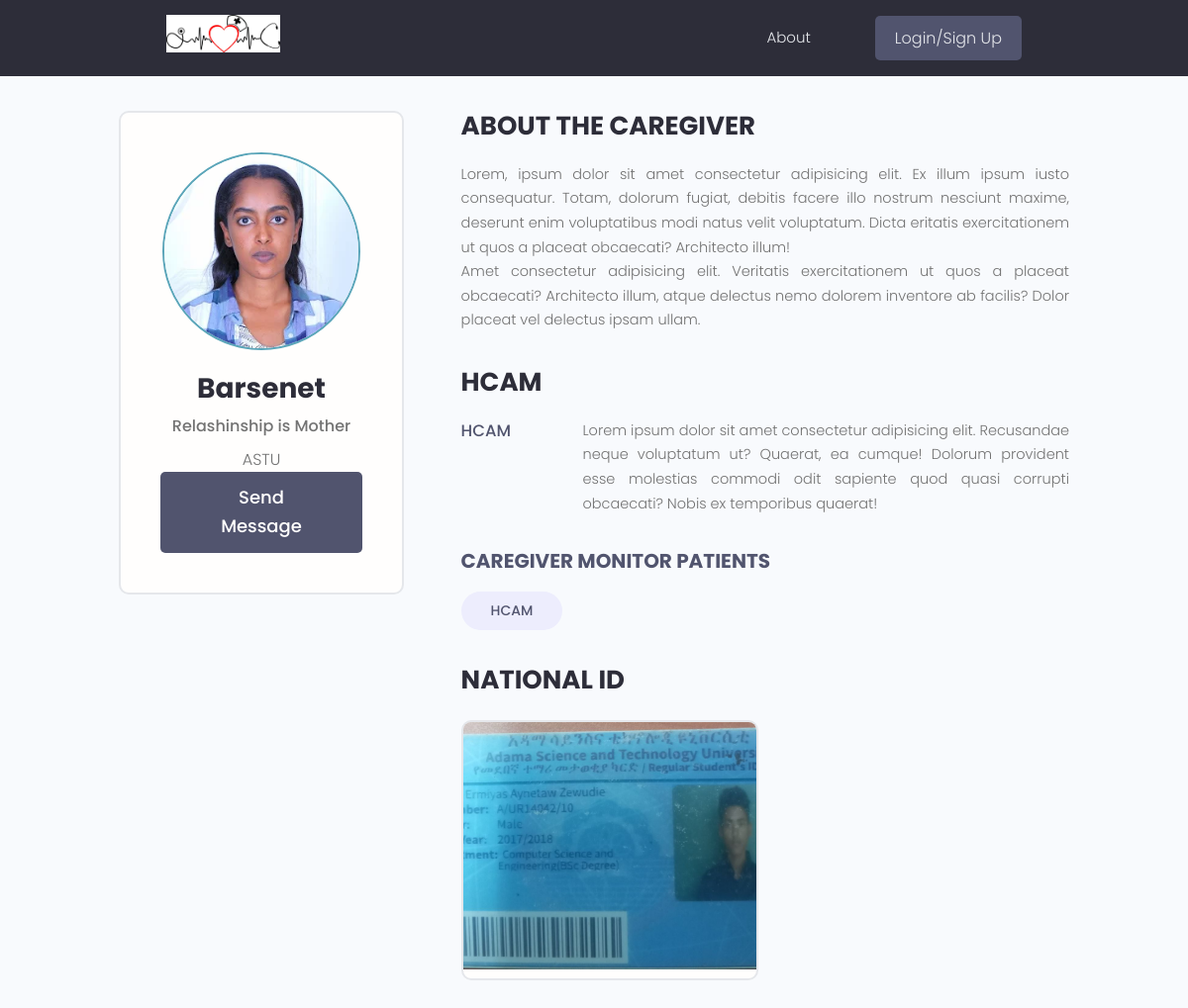
Page /users/single-caregiver/4764e65c2988467ca6d0db6204db3cb0/ on the committed database.
### users/models.py (models this page shows, shortened)
class Caregiver(models.Model):
    user = models.OneToOneField(UserAccount, null=True, blank=True, on_delete=models.CASCADE)
    first_name = models.CharField(max_length=100, null=True, blank=True)
    middle_name = models.CharField(max_length=100, null=True, blank=True)
    last_name = models.CharField(max_length=100, null=True, blank=True)
    email = models.EmailField(max_length=150, null=True, blank=True)
    username = models.CharField(max_length=100, null=True, blank=True)
    location = models.CharField(max_length=100, null=True, blank=True)
    national_id = models.ImageField(null=True, blank=True, default='national.jpg')
    relation_ship = models.CharField(max_length=100, null=True, blank=True)
    profile_image = models.ImageField(null=True, blank=True, default='default.jpg')
    created = models.DateTimeField(auto_now_add=True)
    id = models.UUIDField(default=uuid.uuid4, unique=True, primary_key=True, editable=False)

### users/views.py (the view)
# urls.py: path('single-caregiver/<str:pk>/', views.singleCaregiver, name = 'single-caregiver'),
def singleCaregiver(request, pk):
    singleCaregiverObj = Caregiver.objects.get(id=pk)
    context = {'singleCaregiverObj': singleCaregiverObj}
    return render(request, 'users/single-caregiver.html', context)

### users/templates/users/single-caregiver.html
{% extends 'main.html' %}
{% block content %}
{% include 'patientnav.html' %}
<main class="profile my-md">
    <div class="container">
      <div class="layout">
        <div class="column column--1of3">
          <div class="card text-center">
            <div class="card__body dev">
              <img class="avatar avatar--xl" src="{{singleCaregiverObj.profile_image.url}}" />
              <h2 class="dev__name">{{singleCaregiverObj.first_name}}</h2>
              <p class="dev__title">Relashinship is {{singleCaregiverObj.relation_ship}}</p>
              <p class="dev__location">{{singleCaregiverObj.location}}</p>
              <a href="#" class="btn btn--sub btn--lg">Send Message </a>
            </div>
          </div>
        </div>
        <div class="column column--2of3">
          <div class="devInfo">
            <h3 class="devInfo__title">About The Caregiver</h3>
            <p class="devInfo__about">
              Lorem, ipsum dolor sit amet consectetur adipisicing elit. Ex illum ipsum iusto consequatur. Totam,
              dolorum fugiat, debitis facere illo nostrum nesciunt maxime, deserunt enim voluptatibus modi natus velit
              voluptatum. Dicta eritatis exercitationem ut quos a placeat obcaecati? Architecto illum!
              <br />
              Amet consectetur adipisicing elit. Veritatis exercitationem ut quos a placeat obcaecati? Architecto
              illum, atque delectus nemo dolorem inventore ab facilis? Dolor placeat vel delectus ipsam ullam.
            </p>
          </div>
          <div class="devInfo">
            <h3 class="devInfo__title">HCAM</h3>
            <div class="devInfo__skills">
              <div class="devSkill">
                <h4 class="devSkill__title">HCAM</h4>
                <p class="devSkill__info">
                  Lorem ipsum dolor sit amet consectetur adipisicing elit. Recusandae neque voluptatum ut? Quaerat, ea
                  cumque! Dolorum provident esse molestias commodi odit sapiente quod quasi corrupti obcaecati? Nobis
                  ex temporibus quaerat!
                </p>
              </div>
              <h3 class="devInfo__subtitle">Caregiver Monitor Patients</h3>
              <div class="devInfo__otherSkills">
                <span class="tag tag--pill tag--sub tag--lg">
                  <small>HCAM</small>
                </span>
              </div>
            </div>
          </div>
          <div class="devInfo">
            <h3 class="devInfo__title">National Id</h3>
            <div class="grid grid--two">
              <div class="column">
                <div class="card project">
                  <a href="single-project.html" class="project">
                    <img class="project__thumbnail" src="{{singleCaregiverObj.national_id.url}}" alt="caregiver national id" />
                  </a>
                </div>
              </div>
            </div>
          </div>
        </div>
      </div>
    </div>
  </main>
{% endblock %}

### static/styles/app.css (style rules this page uses)
:root { --color-sub: #2d2d39; }
.btn--sub { background-color: var(--color-sub-light); }
.card { border: 2px solid var(--color-light); }
img { width: 100%; }
.profile .card > .dev { padding: 4rem; }
.dev__name { color: var(--color-sub); font-size: 2.8rem; font-weight: 700; margin-top: 1rem; margin-bottom: 0.5rem; }
.dev__title { font-size: 1.6rem; font-weight: 500; line-height: 1.3; }
.dev__location { margin-top: 1rem; }
.devInfo { margin-bottom: 3rem; }
.devInfo__title, .devInfo__subtitle { font-size: 2.6rem; color: var(--color-sub); text-transform: uppercase; font-weight: 700; margin-bottom: 1.5rem; }
.devInfo__subtitle { font-size: 2rem; color: var(--color-sub-light); }
.devInfo__about, .devSkill__info { font-size: 1.45rem; line-height: 1.7; text-align: justify; }
.devSkill { margin-bottom: 3rem; }
.devSkill__title { font-size: 1.65rem; font-weight: 500; color: var(--color-sub-light); }
@media screen and (min-width: 700px) { .devSkill { display: flex; justify-content: space-between; gap: 3rem; } }
@media screen and (min-width: 700px) { .devSkill__info { flex-basis: 80%; } }
.project__thumbnail { height: 25rem; object-fit: cover; object-position: top center; }

### static/uikit/styles/modules/_variables.css (style rules this page uses)
:root { --color-main: #5aa5b9; --color-main-light: #e6faff; --color-sub: #3f4156; --color-sub-light: #51546e; --color-sub-lighter: #ededfd; --color-text: #737373; --color-gray: #8b8b8b; --color-light: #e5e7eb; --color-light-gray: #767676; --color-bg: #f8fafd; --color-white: #fffefd; --color-white-light: #f3f3f3; --color-success: #359e64; --color-success-bg: #def8e8; --color-error: #fc4b0b; --color-error-bg: #fff2ee; --font-base: 'Poppins', arial, helvetica, 'Segoe UI', roboto, ubuntu, sans-serif; --font-monospace: 'Fira Code', 'Courier New', courier, monospace; --font-regular: 300; --font-medium: 500; --font-bold: 700; --generic-shadow: 1px 1px 5px #00000010; --generic-transition: all 0.3s ease-in-out; }

### static/uikit/styles/modules/_base.css (style rules this page uses)
* { margin: 0; padding: 0; box-sizing: border-box; text-rendering: optimizeLegibility; color: inherit; font-size: inherit; }
html { font-size: 50%; }
@media only screen and (min-width: 480px) { html { font-size: 56.25%; } }
@media only screen and (min-width: 1200px) { html { font-size: 62.5%; } }
body { line-height: 1.6; font-weight: 400; font-size: 1.5rem; color: var(--color-text); background-color: var(--color-bg); min-height: 100vh; }

### static/uikit/styles/modules/_typography.css (style rules this page uses)
* { font-family: var(--font-base); }
h2 { font-size: 3.6rem; font-weight: var(--font-bold); }
h3 { font-size: 3.2rem; font-weight: var(--font-medium); }
h4 { font-size: 2.8rem; font-weight: var(--font-medium); }
p, span, strong { font-size: 1.6rem; color: var(--color-text); font-weight: var(--font-regular); }
a { padding-bottom: 2px; text-decoration: none; display: inline-block; color: var(--color-main); font-weight: var(--font-medium); }

### static/uikit/styles/modules/_utilities.css (style rules this page uses)
.container { width: 92%; max-width: 165rem; margin: 0 auto; box-sizing: border-box; }
@media screen and (min-width: 1000px) { .container { width: 90%; } }
@media screen and (min-width: 1200px) { .container { width: 80%; } }
.text-center { text-align: center; }
.my-md { margin: 3rem auto; }

### static/uikit/styles/modules/_avatar.css (style rules this page uses)
.avatar { border-radius: 50%; border: 2px solid var(--color-main); object-fit: cover; }
.avatar--xl { height: 20rem; width: 20rem; }

### static/uikit/styles/modules/_button.css (style rules this page uses)
.btn { display: inline-block; position: relative; cursor: pointer; background-color: var(--color-light); font-weight: var(--font-medium); color: var(--color-sub); text-decoration: none; padding: 1rem 2rem; border-radius: 0.5rem; border: none; width: -webkit-fit-content; width: -moz-fit-content; width: fit-content; height: -webkit-fit-content; height: -moz-fit-content; height: fit-content; font-size: 1.6rem; outline-width: 0; outline-color: transparent; -webkit-backface-visibility: hidden; backface-visibility: hidden; transition: all 0.3s ease-in-out; }
.btn--sub { background-color: var(--color-sub); color: var(--color-white); }
.btn--lg { font-size: 1.8rem; padding: 1.2rem 4.5rem; }

### static/uikit/styles/modules/_card.css (style rules this page uses)
.card { border-radius: 1rem; background-color: var(--color-white); border: 1.5px solid var(--color-light); width: auto; height: auto; margin-top: 0.5rem; margin-bottom: 0.5rem; overflow: hidden; }
.card__body, .card__header { padding: 2rem 2.5rem; }

### static/uikit/styles/modules/_layout.css (style rules this page uses)
.layout { display: flex; flex-flow: row wrap; justify-content: space-between; }
.layout > .column { margin-bottom: 3rem; }
.layout > .column.column--1of3 { flex-basis: 30%; }
.layout > .column.column--2of3 { flex-basis: 64%; }

### rows in the picture
Caregiver: profile_image (picture), first_name "Barsenet", relation_ship "Mother", location "ASTU", national_id (picture)
